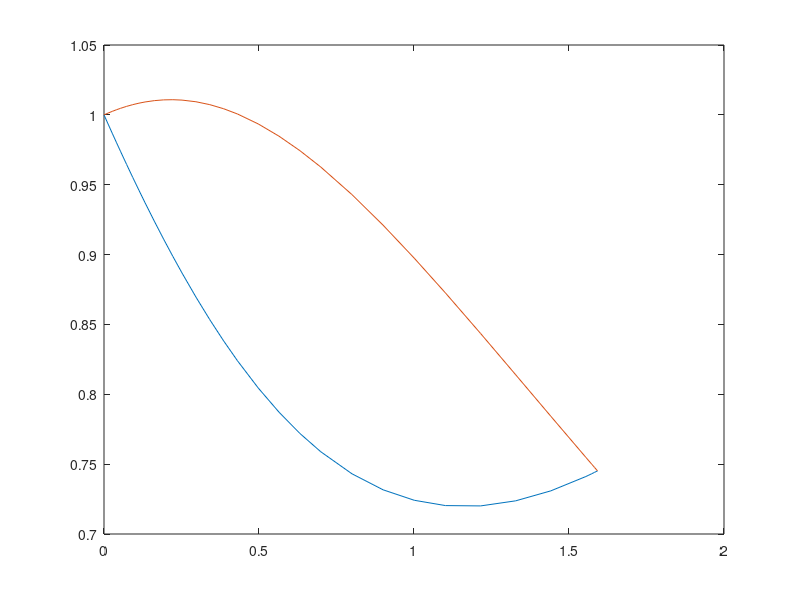
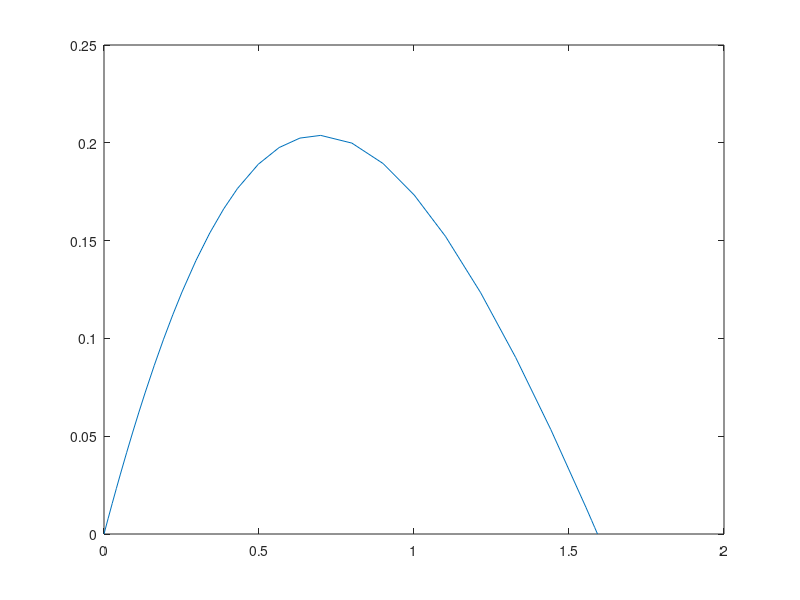

The MATLAB source for these figures, in order:
% Looking for special events in a solution
% Solving simultaneous differential equations

function I_love_electronics_engineering_3
% Function to solve the cubi autocatalator equations

    close all  % Closes any open plot windows.
    time_range = [0, 100];
    x0 = 1;    % Initial value of x
    y0 = 1;    % Initial value of y
    initial_w = [x0; y0];  % Initial value of the vector w
    
    options = odeset('RelTol', 0.00001,...
                     'Events', @(t,w) event_function(t,w));
                 
    [t_values, sol_values] = ode45(@(t,w) diff_eq(t,w),...
                                time_range, initial_w, options);
    plot(t_values,sol_values);
    
    figure
    yminusx = sol_values(:,2)-sol_values(:,1);
    plot(t_values, yminusx);
end

function dw_vectordt = diff_eq(t,w_vector)  % Function defining the ODE
    x = w_vector(1);  % x is stored as the first element in w_vector
    y = w_vector(2);  % y is stored as the second element in w_vector
    dxdt = 0.6 - x*y^2 - 0.1*x;
    dydt = x*y^2 - y + 0.1*x;
    dw_vectordt = [dxdt; dydt];  % The time derivative of w_vector
end

function [ev, stop, dir] = event_function(t,w_vector)
    x = w_vector(1);  % x is stored as the first element in w
    y = w_vector(2);  % y = stored as the second element in w
    ev = y - x;  % 'Events' are detected when eventvalue = 0
    stop = 1;    % stop if event occurs
    dir = -1;    % Detect only events with devdt < 0
end